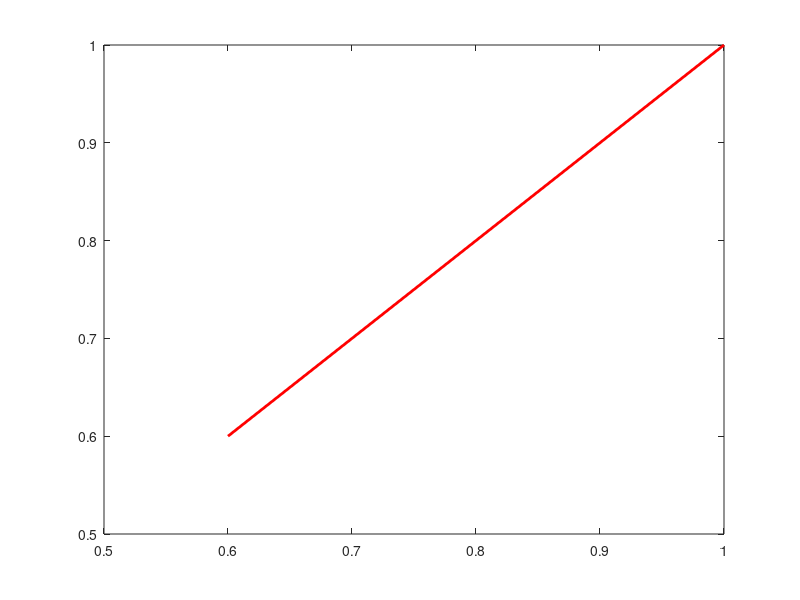

Here is the MATLAB script that generated this plot: (Note: this script raises an error after producing the figure.)
figure(1)
x=[0.6,1];
plot(x,x,'r','LineWidth',2);
hold on
scatter(Actualy1,Ly1,'Marker','o')
hold on
xlabel('Observed');
ylabel('Predicted');
set(gca,'FontSize',22);
title('Training results of MLR','FontSize',26);
[r,p]=corr(Actualy1,Ly1)

figure(2)
x=[0.6,1];
plot(x,x,'r','LineWidth',2);
hold on
scatter(Actualy1,By1,'Marker','s')
hold on
xlabel('Observed');
ylabel('Predicted');
set(gca,'FontSize',22);
title('Training results of BPR','FontSize',26);
[r,p]=corr(Actualy1,By1)

figure(3)
x=[0.6,1];
plot(x,x,'r','LineWidth',2);
hold on
scatter(Actualy1,Ry1,'Marker','<')
hold on
xlabel('Observed');
ylabel('Predicted');
set(gca,'FontSize',22);
title('Training results of RFR','FontSize',26);
[r,p]=corr(Actualy1,Ry1)

figure(4)
x=[0.6,1];
plot(x,x,'r','LineWidth',2);
hold on
scatter(Actualy1,Sy1,'Marker','>')
hold on
xlabel('Observed');
ylabel('Predicted');
set(gca,'FontSize',22);
title('Training results of SVR','FontSize',26);
[r,p]=corr(Actualy1,Sy1)

figure(5)
x=[0.6,1];
plot(x,x,'r','LineWidth',2);
hold on
scatter(Actualy2,Ly2,'Marker','o')
hold on
xlabel('Observed');
ylabel('Predicted');
set(gca,'FontSize',22);
title('Test results of MLR','FontSize',26);
[r,p]=corr(Actualy2,Ly2);

figure(6)
x=[0.6,1];
plot(x,x,'r','LineWidth',2);
hold on
scatter(Actualy2,By2,'Marker','s')
hold on
xlabel('Observed');
ylabel('Predicted');
set(gca,'FontSize',22);
title('Test results of BPR','FontSize',26);
[r,p]=corr(Actualy2,By2)

figure(7)
x=[0.6,1];
plot(x,x,'r','LineWidth',2);
hold on
scatter(Actualy2,Ry2,'Marker','<')
hold on
xlabel('Observed');
ylabel('Predicted');
set(gca,'FontSize',22);
title('Test results of RFR','FontSize',26);
[r,p]=corr(Actualy2,Ry2)

figure(8)
x=[0.6,1];
plot(x,x,'r','LineWidth',2);
hold on
scatter(Actualy2,Sy2,'Marker','>')
hold on
xlabel('Observed');
ylabel('Predicted');
set(gca,'FontSize',22);
title('Test results of SVR','FontSize',26);
[r,p]=corr(Actualy2,Sy2)

